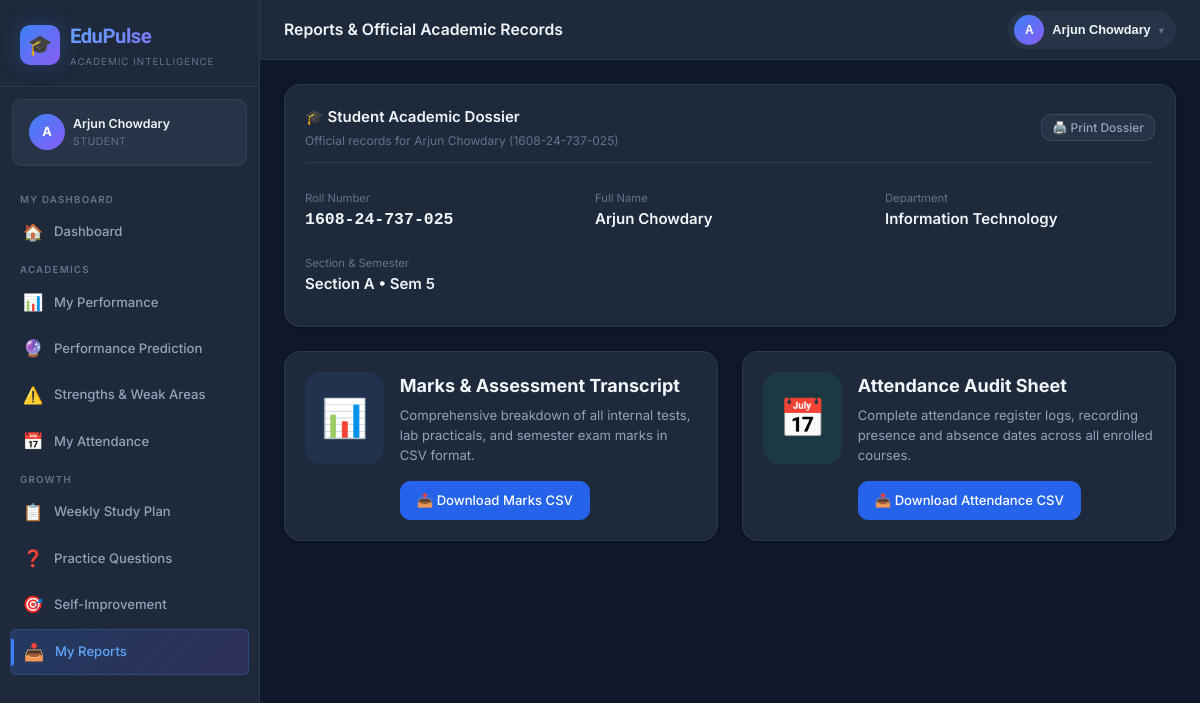
Page /student/reports (signed in) on the earlier database version.
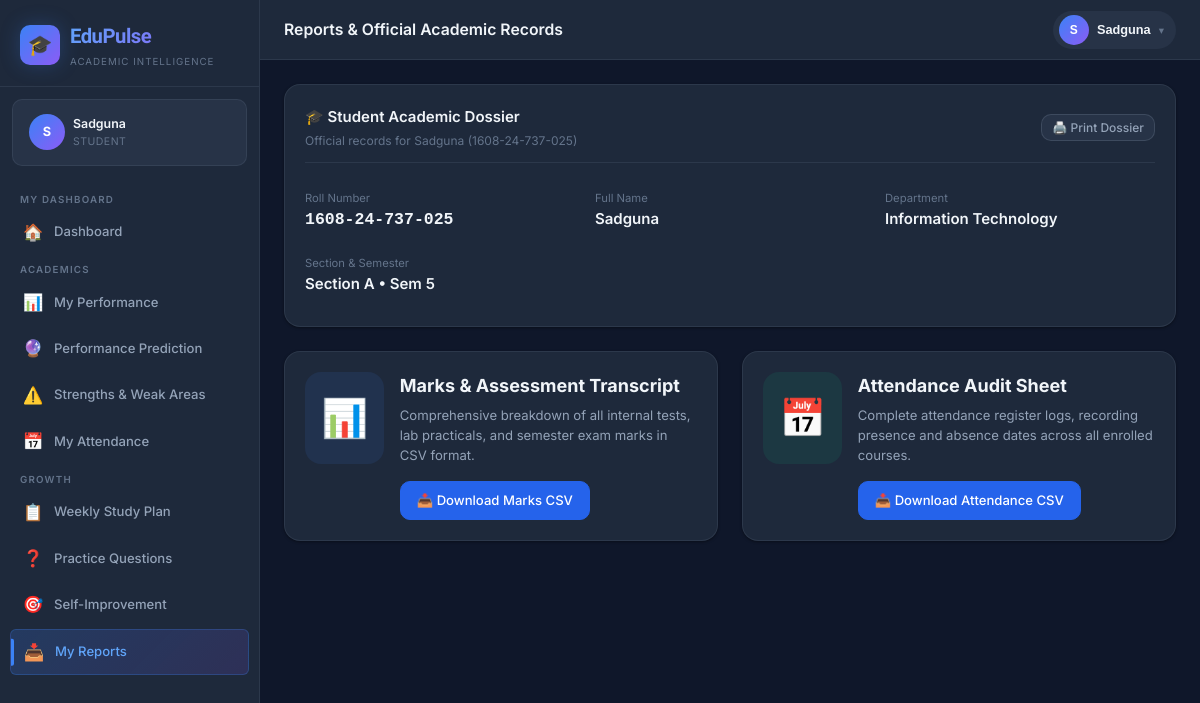
Same page on the later database version.
### models.py (models this page shows, shortened)
class Student(db.Model):
    __tablename__ = 'students'
    id = db.Column(db.Integer, primary_key=True)
    user_id = db.Column(db.Integer, db.ForeignKey('users.id'), unique=True, nullable=False)
    roll_number = db.Column(db.String(50), unique=True, nullable=False)
    name = db.Column(db.String(100), nullable=False)
    email = db.Column(db.String(120))
    phone = db.Column(db.String(20))
    department_id = db.Column(db.Integer, db.ForeignKey('departments.id'), nullable=False)
    section_id = db.Column(db.Integer, db.ForeignKey('sections.id'))
    academic_year_id = db.Column(db.Integer, db.ForeignKey('academic_years.id'))
    current_semester = db.Column(db.Integer, default=1)
    date_of_birth = db.Column(db.Date)
    gender = db.Column(db.String(10))
    is_active = db.Column(db.Boolean, default=True)
    enrolled_at = db.Column(db.DateTime, default=datetime.utcnow)
    academic_year = db.relationship('AcademicYear', backref='students')
    marks = db.relationship('Mark', backref='student', lazy=True)
    attendance_records = db.relationship('AttendanceRecord', backref='student', lazy=True)
    tasks = db.relationship('StudentTask', backref='student', lazy=True)
    goals = db.relationship('StudentGoal', backref='student', lazy=True)
    question_attempts = db.relationship('QuestionAttempt', backref='student', lazy=True)

### routes/student.py (the view)
@student_bp.route('/reports')
@student_required
def reports():
    stu = get_current_student()
    if not stu:
        return redirect(url_for('auth.login'))
    return render_template('student/reports.html', student=stu)

### routes/student.py (called while the page is built)
def student_required(f):
    @wraps(f)
    def decorated(*args, **kwargs):
        if not current_user.is_authenticated or current_user.role != 'student':
            flash('Student access required.', 'danger')
            return redirect(url_for('auth.login'))
        return f(*args, **kwargs)
    return login_required(decorated)

def get_current_student():
    return Student.query.filter_by(user_id=current_user.id).first()

### templates/student/reports.html (shortened to what this page needs)
{% extends 'base.html' %}
{% from 'macros/nav.html' import student_nav %}
{% block page_title %}Reports & Official Academic Records{% endblock %}
{% block nav %}{{ student_nav() }}{% endblock %}
{% block content %}
<div class="card" style="margin-bottom:24px;">
  <div class="card-header">
    <div>
      <div class="card-title">🎓 Student Academic Dossier</div>
      <div class="card-subtitle">Official records for {{ student.name }} ({{ student.roll_number }})</div>
    </div>
    <button onclick="window.print()" class="btn btn-secondary btn-sm">🖨️ Print Dossier</button>
  </div>
  <div style="display:grid; grid-template-columns:repeat(auto-fit, minmax(200px, 1fr)); gap:20px; padding:10px 0;">
    <div>
      <div class="text-xs text-muted">Roll Number</div>
      <div style="font-weight:700; font-size:1.1rem; color:var(--text-primary); font-family:monospace;">{{ student.roll_number }}</div>
    </div>
    <div>
      <div class="text-xs text-muted">Full Name</div>
      <div style="font-weight:600; color:var(--text-primary);">{{ student.name }}</div>
    </div>
    <div>
      <div class="text-xs text-muted">Department</div>
      <div style="font-weight:600; color:var(--text-primary);">{{ student.department.name if student.department else 'N/A' }}</div>
    </div>
    <div>
      <div class="text-xs text-muted">Section & Semester</div>
      <div style="font-weight:600; color:var(--text-primary);">Section {{ student.section.name if student.section else 'A' }} • Sem {{ student.current_semester }}</div>
    </div>
  </div>
</div>
<div class="grid-2" style="gap:24px;">
  <div class="card">
    <div style="display:flex; gap:16px; align-items:flex-start;">
      <div style="font-size:2.5rem; background:rgba(59, 130, 246, 0.1); padding:16px; border-radius:var(--radius-lg);">📊</div>
      <div style="flex:1;">
        <h3 style="font-size:1.2rem; font-weight:700; color:var(--text-primary); margin:0 0 6px 0;">
          Marks & Assessment Transcript
        </h3>
        <p style="font-size:0.875rem; color:var(--text-secondary); line-height:1.5; margin:0 0 16px 0;">
          Comprehensive breakdown of all internal tests, lab practicals, and semester exam marks in CSV format.
        </p>
        <a href="{{ url_for('student.download_marks') }}" class="btn btn-primary">
          📥 Download Marks CSV
        </a>
      </div>
    </div>
  </div>
  <div class="card">
    <div style="display:flex; gap:16px; align-items:flex-start;">
      <div style="font-size:2.5rem; background:rgba(16, 185, 129, 0.1); padding:16px; border-radius:var(--radius-lg);">📅</div>
      <div style="flex:1;">
        <h3 style="font-size:1.2rem; font-weight:700; color:var(--text-primary); margin:0 0 6px 0;">
          Attendance Audit Sheet
        </h3>
        <p style="font-size:0.875rem; color:var(--text-secondary); line-height:1.5; margin:0 0 16px 0;">
          Complete attendance register logs, recording presence and absence dates across all enrolled courses.
        </p>
        <a href="{{ url_for('student.download_attendance') }}" class="btn btn-primary">
          📥 Download Attendance CSV
        </a>
      </div>
    </div>
  </div>
</div>
{% endblock %}

### templates/base.html (shortened to what this page needs)
<!DOCTYPE html>
<html lang="en">
<head>
  <link rel="stylesheet" href="{{ url_for('static', filename='css/style.css') }}">
</head>
<body class="{{ 'role-' + current_user.role if current_user.is_authenticated else '' }}">
{% if current_user.is_authenticated %}
<div class="app-wrapper">
  <aside class="sidebar" id="sidebar">
    <div class="sidebar-brand">
      <a href="{{ url_for(current_user.role + '.dashboard') }}" class="brand-logo" style="text-decoration:none;">
        <div class="brand-icon">🎓</div>
        <div>
          <div class="brand-name">EduPulse</div>
          <div class="brand-tagline">Academic Intelligence</div>
        </div>
      </a>
    </div>
    {% if current_user.role == 'admin' and current_user.admin %}
    {% set display_name = current_user.admin.name %}
    {% elif current_user.role == 'faculty' and current_user.faculty %}
    {% set display_name = current_user.faculty.name %}
    {% elif current_user.role == 'student' and current_user.student %}
    {% set display_name = current_user.student.name %}
    {% else %}
    {% set display_name = current_user.unique_id %}
    {% endif %}
    <div class="sidebar-user flex items-center gap-2">
      <div class="user-avatar">{{ display_name[0] if display_name else '?' }}</div>
      <div class="user-info">
        <div class="user-name">{{ display_name }}</div>
        <div class="user-role">{{ current_user.role | capitalize }}</div>
      </div>
    </div>
    <nav class="sidebar-nav">
      {% block nav %}{% endblock %}
    </nav>
  </aside>
  <div class="main-content">
    <header class="topbar">
      <div class="topbar-left">
        <div>
          <div class="page-title">{% block page_title %}Dashboard{% endblock %}</div>
        </div>
      </div>
      <div class="topbar-right" style="display:flex; align-items:center; gap:12px;">
        <div class="profile-dropdown-wrapper" style="position:relative;">
          <button type="button" class="profile-btn" onclick="toggleProfileMenu(event)" id="profileBtn" style="display:flex; align-items:center; gap:8px; background:var(--bg-elevated); border:1px solid var(--border-color); border-radius:999px; padding:4px 12px 4px 6px; cursor:pointer; color:var(--text-primary);">
            <div class="user-avatar" style="width:30px; height:30px; font-size:0.8rem; border-radius:50%; background:linear-gradient(135deg, var(--brand-500), var(--accent-purple)); display:flex; align-items:center; justify-content:center; color:#fff; font-weight:700;">{{ display_name[0] if display_name else '?' }}</div>
            <span style="font-size:0.85rem; font-weight:600; max-width:120px; overflow:hidden; text-overflow:ellipsis; white-space:nowrap;">{{ display_name }}</span>
            <span style="font-size:0.7rem; color:var(--text-muted);">▾</span>
          </button>
        </div>
      </div>
    </header>
    <main class="page-content">
      {% block content %}{% endblock %}
    </main>
  </div>
</div>
{% else %}
{% block auth_content %}{% endblock %}
{% endif %}
</body>
</html>

Differences in the rows shown:
changed Student: name "A" → "S"; name "Arjun Chowdary" → "Sadguna"
